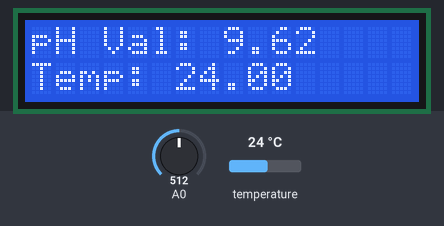
Simulated run of this sketch. Board: Arduino Uno, built with avr-gcc and run on an emulated ATmega328P. On the bench: 16×2 character LCD. The inputs (shaded band) are chosen by the test bench; at power-on: temperature 24 °C, A0 = 512. What the sketch prints to the serial monitor is not drawn.

Above: at 3.3 s.
3.4 s: temperature set to 12 °C
At 5.6 s:
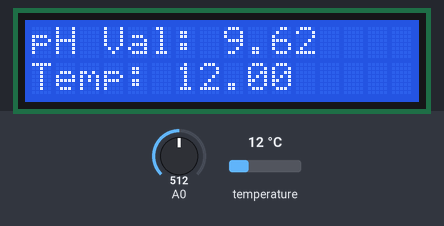
6.3 s: A0 set to 716
At 8.5 s:
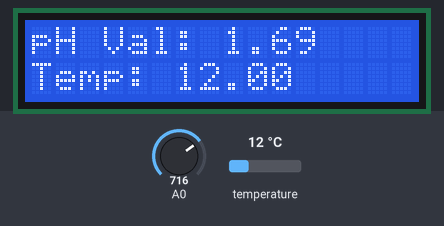
9.5 s: temperature set to 19 °C
At 12.4 s:
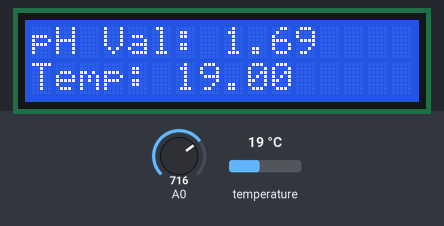
12.7 s: A0 set to 900
At 15.3 s:
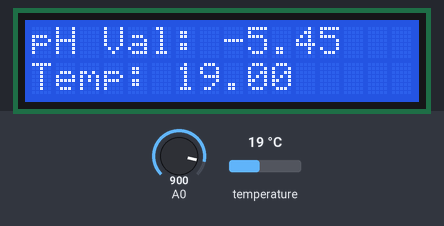
15.8 s: temperature set to 28 °C
At 18.2 s:
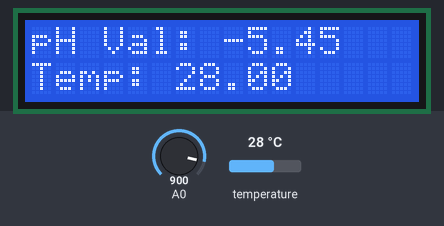
19.0 s: A0 set to 1023
At 21.1 s:
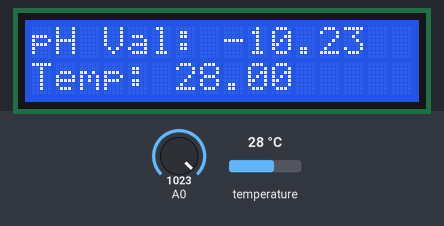
Timing chart, 0 to 22.6 s (numbered marks = the images above; inputs shaded):
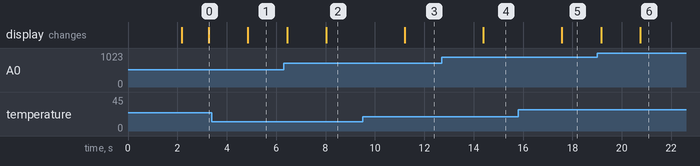

The sketch:

readph.ino
```cpp
#include <Wire.h>
#include <LiquidCrystal_I2C.h>
#include <OneWire.h>
#include <DallasTemperature.h>

#define ONE_WIRE_BUS 4
OneWire oneWire(ONE_WIRE_BUS);
DallasTemperature sensors(&oneWire);
LiquidCrystal_I2C lcd(0x27, 16, 2);

float calibration_value = 21.34;
int phval = 0;
float ph_act = 0;
unsigned long int avgval;
int buffer_arr[10] ,temp;

typedef union {  float number;
  uint8_t bytes[4];  } FLOATUNION_t;;

void setup()
{
  sensors.begin();

  Serial.begin(9600);

  lcd.init();
  lcd.begin(16, 2);

  lcd.backlight();
  lcd.setCursor(0, 0);
  lcd.print("   Bienvenido a    ");
  lcd.setCursor(0, 1);
  lcd.print(" Medidor pH    ");
  delay(2000);
  lcd.clear();
}
void loop() {

  FLOATUNION_t float1, float2;
  sensors.requestTemperatures();
  float1.number = ph_act;
  float2.number = sensors.getTempCByIndex(0);

  for (int i = 0; i < 10; i++)
  {
    buffer_arr[i] = analogRead(A0);
    delay(30);
  }
  for (int i = 0; i < 9; i++)
  {
    for (int j = i + 1; j < 10; j++)
    {
      if (buffer_arr[i] > buffer_arr[j])
      {
        temp = buffer_arr[i];
        buffer_arr[i] = buffer_arr[j];
        buffer_arr[j] = temp;
      }
    }
  }
  avgval = 0;
  for (int i = 2; i < 8; i++)
    avgval += buffer_arr[i];
  float volt = (float)avgval * 5.0 / 1024 / 4.3;
  ph_act = -5.70 * volt +29.5 ;
  lcd.setCursor(0, 0);
  lcd.print("pH Val:");
  lcd.setCursor(8,0);
  lcd.print(ph_act);
  lcd.setCursor(0, 1);
  lcd.print("Temp:");
  lcd.setCursor(6,1);
  lcd.print(float2.number);

  Serial.write(float1.bytes, 4);
  Serial.write(float2.bytes, 4);

  delay(500);
}
```

Measured:
- after the input at 3.4 s, the display: changes after 1.5 s (image 1)
- after the input at 6.3 s, the display: first changes after 0.15 s (image 2 shows a later state)
- after the input at 9.5 s, the display: changes after 1.7 s (image 3)
- after the input at 12.7 s, the display: changes after 1.7 s (image 4)
- after the input at 15.8 s, the display: changes after 1.8 s (image 5)
- after the input at 19.0 s, the display: first changes after 0.16 s (image 6 shows a later state)
